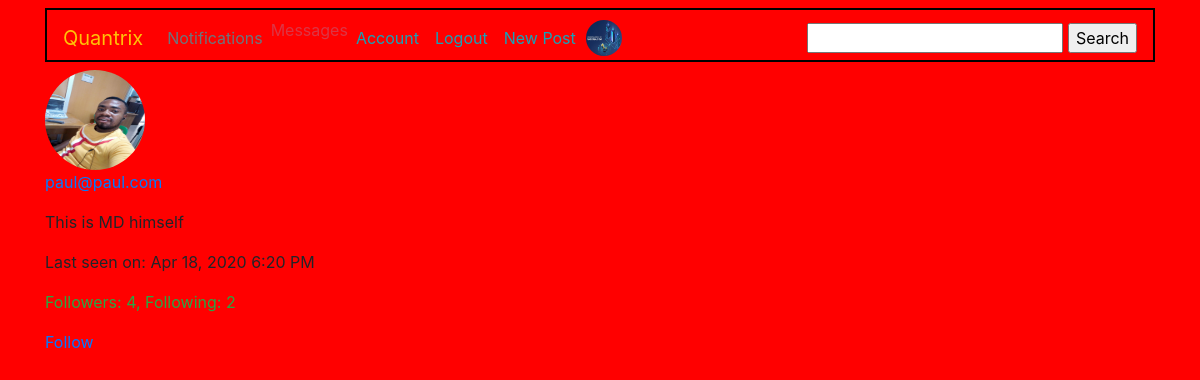
/user/paul@paul.com/popup (signed in), run on an earlier commit of the app's database.
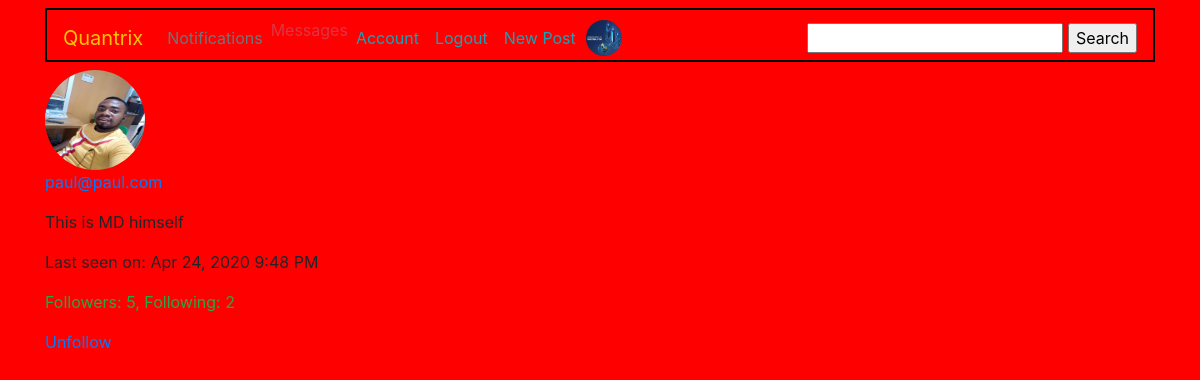
And on a later commit of the database.
### quandromy/database.py (models this page shows, shortened)
class User(db.Model, UserMixin): #The users mixing class helps in user management. We inherit the "is_authenticated" method from here
    __tablename__ = 'users'
    id = db.Column(db.Integer, primary_key = True)
    fullname = db.Column(db.String(100))
    username = db.Column(db.String(20), unique = True, index = True)
    role_id = db.Column(db.Integer, db.ForeignKey('roles.id'))
    email = db.Column(db.String(120), unique = True, index = True)
    country = db.Column(db.String(200))
    about_me = db.Column(db.Text())
    member_since = db.Column(db.DateTime(), default=datetime.utcnow)
    last_seen = db.Column(db.DateTime(), default=datetime.utcnow)
    image_file = db.Column(db.String(20), default = 'default.png')
    last_message_read_time = db.Column(db.DateTime)
    password = db.Column(db.String(60), nullable = False)
    comments = db.relationship('Comment', backref='author', lazy='dynamic')
    Report = db.relationship('Report', backref='author', lazy='dynamic')
    Post = db.relationship('Post', backref = 'author', lazy = 'dynamic')
    followed = db.relationship('Follow',
                               foreign_keys=[Follow.follower_id],               #SQLAlchemy cannot use the association table transparently because that will not give
                               backref=db.backref('follower', lazy='joined'),   #the application access to the custom fields in it. Instead, the many-to-many relationship
                               lazy='dynamic',                                  #must be decomposed into the two basic one-to-many relationships for the left
                               cascade='all, delete-orphan')                    #and right sides, and these must be defined as standard relationships.
    followers = db.relationship('Follow',
                                foreign_keys=[Follow.followed_id],
                                backref=db.backref('followed', lazy='joined'),
                                lazy='dynamic',
                                cascade='all, delete-orphan')
    messages_sent = db.relationship('Message',
                                    foreign_keys='Message.sender_id',
                                    backref='sender', lazy='dynamic')
    messages_received = db.relationship('Message',
                                        foreign_keys='Message.recipient_id',
                                        backref='recipient', lazy='dynamic')
    def new_messages(self):
        last_read_time = self.last_message_read_time or datetime(1900, 1, 1)
        return Message.query.filter_by(recipient=self).filter(
            Message.timestamp > last_read_time).count()
    staticmethod
    def is_following(self, user):
        if user.id is None:
            return False
        return self.followed.filter_by(
            followed_id=user.id).first() is not None

### quandromy/users/routes.py (the view)
@users.route('/user/<username>/popup')
@login_required
def user_popup(username):
    user = User.query.filter_by(username=username).first_or_404()
    return render_template('users/user_popup.html', user=user)

### quandromy/main/forms.py
class SearchForm(FlaskForm):
    search = StringField('search', validators=[DataRequired()])

### quandromy/users/routes.py (called while the page is built)
@users.before_request
def before_request():
    if current_user.is_authenticated:
        current_user.last_seen = datetime.utcnow()
        db.session.commit()
        g.search_form = SearchForm()

@login_manager.user_loader #This is reuqired to manage users by their ID's
def load_user(user_id):
    return User.query.get(int(user_id))

### quandromy/templates/users/user_popup.html (shortened to what this page needs)
{% extends 'base.html'%}
{% block div %}
<div>
    <img class="rounded-circle" src="{{url_for('static', filename = 'img/' + user.image_file)}}" width="100" height="100">
    <p>
        <a href="{{ url_for('users.dashboard', username=user.username) }}">
            {{ user.username }}
        </a>
    </p>
    {% if user.about_me %}<p>{{ user.about_me }}</p>{% endif %}
                {% if user.last_seen %}
                <p>{{ ('Last seen on') }}:
                   {{moment(user.last_seen).format('lll')}}</p>
                {% endif %}
                <p class="text-success">Followers: {{ (user.followers.count()) }},
                   Following: {{ (user.followed.count()) }}</p>
                {% if user != current_user %}
                    {% if not current_user.is_following(user) %}
                    <a href="{{ url_for('users.follow', username=user.username) }}">
                        {{ ('Follow') }}
                    </a>
                    {% else %}
                    <a href="{{ url_for('users.unfollow', username=user.username) }}">
                        {{ ('Unfollow') }}
                    </a>
                    {% endif %}
                {% endif %}
</div>
{% endblock %}

What changed in the data, as far as the page shows it:
changed User "paul@paul.com": last_seen "Apr 18, 2020 6:20 PM" → "Apr 24, 2020 9:48 PM"
Also different on the page:
{{ (user.followers.count()) }}: "4" → "5"
{{ ('Unfollow') }}: (not shown) → "Unfollow"
{{ ('Follow') }}: "Follow" → (not shown)
